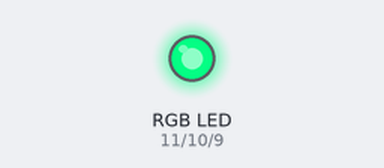
Simulated run of this sketch. Board: Arduino Uno, built with avr-gcc and run on an emulated ATmega328P. Shown: an RGB LED mixed from three pins (HIGH = lit). Dim RGB values are drawn brighter than linear.

Above: at 0.05 s.
At 0.65 s:
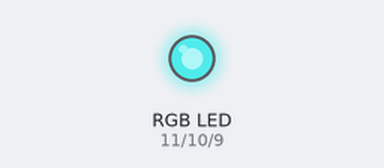
At 1.3 s:
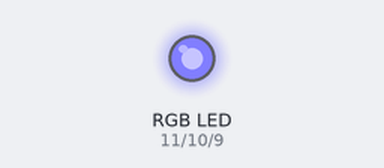
At 1.9 s:
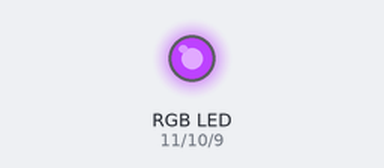
At 2.55 s:
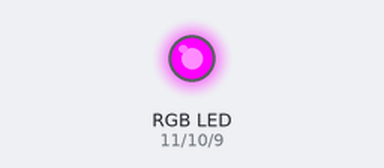
Timing chart, 0 to 5.9 s (numbered marks = the images above):
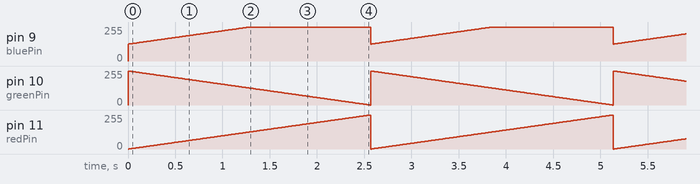

The sketch:

exercise_03_5.ino
```cpp
// exercise_03
// Actuators

const int redPin = 11;
const int greenPin = 10;
const int bluePin = 9;
const int servoPin = 8;
const int buzzerPin = 2;

int red = 0;

void setup()
{
  pinMode(redPin, OUTPUT);
  pinMode(greenPin, OUTPUT);
  pinMode(bluePin, OUTPUT);
}

void loop()
{
  analogWrite(redPin, red);
  analogWrite(greenPin, 255-red);
  analogWrite(bluePin, (red + 127 % 255));
  red++;
  if (red > 255)
  {
    red = 0;
  }
  delay(10);
}
```

Measured:
- by itself, pin 9 (bluePin): ramps from 127/255 to 255/255 and jumps back, once every 2.6 s
- by itself, pin 10 (greenPin): ramps from 255/255 to 0/255 and jumps back, once every 2.6 s
- by itself, pin 11 (redPin): ramps from 0/255 to 255/255 and jumps back, once every 2.6 s
